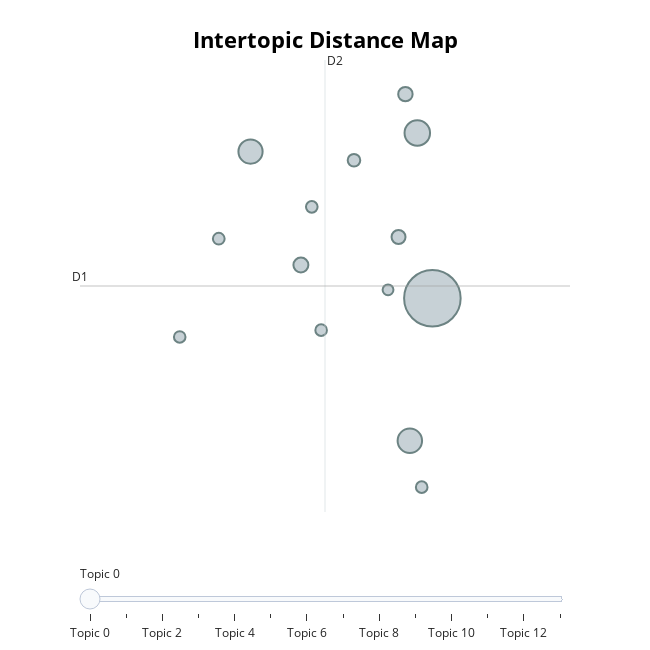

The cell this chart's notebook holds for it:
### Code cell
topic_model.visualize_topics()

### Figure 1 — Plotly figure (JSON) as saved in the notebook; plotly's stock layout.template omitted (floating-point values rounded to 4 significant figures)
{"data": [{"customdata": [[0, "bag | heart | set | decor | of", 1410], [1, "holder | candl | light | light holder | zinc", 287], [2, "necklac | ear | bracelet | drop | black", 264], [3, "set 10 | 10 | 10 card | card | tissu", 258], [4, "girl | dolli girl | dolli | mini | spaceboy", 99], [5, "mirror | magnet | mirror wall | wall | fridg", 92], [6, "vintag | tin vintag | tin | vintag red | biscuit tin", 86], [7, "cover | cushion | cushion cover | food cover | food", 70], [8, "frame | photo | photo frame | jewel | pictur frame", 61], [9, "sign | metal | metal sign | blue metal | french", 60], [10, "pencil | tube | colour pencil | slate | 12", 60], [11, "wrap | gift wrap | wrap wrap | gift | wrap vintag", 59], [12, "wall art | art | wall | bicycl | art wall", 59], [13, "jar | glass | storag jar | storag | jam", 52]], "hovertemplate": "<b>Topic %{customdata[0]}</b><br>%{customdata[1]}<br>Size: %{customdata[2]}", "legendgroup": "", "marker": {"color": "#B0BEC5", "line": {"color": "DarkSlateGrey", "width": 2}, "size": [1410, 287, 264, 258, 99, 92, 86, 70, 61, 60, 60, 59, 59, 52], "sizemode": "area", "sizeref": 0.8812, "symbol": "circle"}, "mode": "markers", "name": "", "orientation": "v", "showlegend": false, "type": "scatter", "x": [12.1, 11.9, 11.8, 9.698, 10.36, 11.74, 11.65, 11.06, 9.28, 11.96, 10.51, 8.765, 10.63, 11.51], "xaxis": "x", "y": [0.2562, 2.068, -1.305, 1.864, 0.6206, 2.493, 0.9278, 1.768, 0.9085, -1.814, 1.258, -0.1674, -0.0931, 0.3487], "yaxis": "y"}], "layout": {"annotations": [{"showarrow": false, "text": "D1", "x": 7.45, "y": 0.3907, "yshift": 10}, {"showarrow": false, "text": "D2", "x": 10.68, "xshift": 10, "y": 2.867}], "height": 650, "hoverlabel": {"bgcolor": "white", "font": {"family": "Rockwell", "size": 16}}, "legend": {"itemsizing": "constant", "tracegroupgap": 0}, "margin": {"t": 60}, "shapes": [{"line": {"color": "#CFD8DC", "width": 2}, "type": "line", "x0": 10.68, "x1": 10.68, "y0": -2.086, "y1": 2.867}, {"line": {"color": "#9E9E9E", "width": 2}, "type": "line", "x0": 7.45, "x1": 13.91, "y0": 0.3907, "y1": 0.3907}], "sliders": [{"active": 0, "pad": {"t": 50}, "steps": [{"args": [{"marker.color": [["red", "#B0BEC5", "#B0BEC5", "#B0BEC5", "#B0BEC5", "#B0BEC5", "#B0BEC5", "#B0BEC5", "#B0BEC5", "#B0BEC5", "#B0BEC5", "#B0BEC5", "#B0BEC5", "#B0BEC5"]]}], "label": "Topic 0", "method": "update"}, {"args": [{"marker.color": [["#B0BEC5", "red", "#B0BEC5", "#B0BEC5", "#B0BEC5", "#B0BEC5", "#B0BEC5", "#B0BEC5", "#B0BEC5", "#B0BEC5", "#B0BEC5", "#B0BEC5", "#B0BEC5", "#B0BEC5"]]}], "label": "Topic 1", "method": "update"}, {"args": [{"marker.color": [["#B0BEC5", "#B0BEC5", "red", "#B0BEC5", "#B0BEC5", "#B0BEC5", "#B0BEC5", "#B0BEC5", "#B0BEC5", "#B0BEC5", "#B0BEC5", "#B0BEC5", "#B0BEC5", "#B0BEC5"]]}], "label": "Topic 2", "method": "update"}, {"args": [{"marker.color": [["#B0BEC5", "#B0BEC5", "#B0BEC5", "red", "#B0BEC5", "#B0BEC5", "#B0BEC5", "#B0BEC5", "#B0BEC5", "#B0BEC5", "#B0BEC5", "#B0BEC5", "#B0BEC5", "#B0BEC5"]]}], "label": "Topic 3", "method": "update"}, {"args": [{"marker.color": [["#B0BEC5", "#B0BEC5", "#B0BEC5", "#B0BEC5", "red", "#B0BEC5", "#B0BEC5", "#B0BEC5", "#B0BEC5", "#B0BEC5", "#B0BEC5", "#B0BEC5", "#B0BEC5", "#B0BEC5"]]}], "label": "Topic 4", "method": "update"}, {"args": [{"marker.color": [["#B0BEC5", "#B0BEC5", "#B0BEC5", "#B0BEC5", "#B0BEC5", "red", "#B0BEC5", "#B0BEC5", "#B0BEC5", "#B0BEC5", "#B0BEC5", "#B0BEC5", "#B0BEC5", "#B0BEC5"]]}], "label": "Topic 5", "method": "update"}, {"args": [{"marker.color": [["#B0BEC5", "#B0BEC5", "#B0BEC5", "#B0BEC5", "#B0BEC5", "#B0BEC5", "red", "#B0BEC5", "#B0BEC5", "#B0BEC5", "#B0BEC5", "#B0BEC5", "#B0BEC5", "#B0BEC5"]]}], "label": "Topic 6", "method": "update"}, {"args": [{"marker.color": [["#B0BEC5", "#B0BEC5", "#B0BEC5", "#B0BEC5", "#B0BEC5", "#B0BEC5", "#B0BEC5", "red", "#B0BEC5", "#B0BEC5", "#B0BEC5", "#B0BEC5", "#B0BEC5", "#B0BEC5"]]}], "label": "Topic 7", "method": "update"}, {"args": [{"marker.color": [["#B0BEC5", "#B0BEC5", "#B0BEC5", "#B0BEC5", "#B0BEC5", "#B0BEC5", "#B0BEC5", "#B0BEC5", "red", "#B0BEC5", "#B0BEC5", "#B0BEC5", "#B0BEC5", "#B0BEC5"]]}], "label": "Topic 8", "method": "update"}, {"args": [{"marker.color": [["#B0BEC5", "#B0BEC5", "#B0BEC5", "#B0BEC5", "#B0BEC5", "#B0BEC5", "#B0BEC5", "#B0BEC5", "#B0BEC5", "red", "#B0BEC5", "#B0BEC5", "#B0BEC5", "#B0BEC5"]]}], "label": "Topic 9", "method": "update"}, {"args": [{"marker.color": [["#B0BEC5", "#B0BEC5", "#B0BEC5", "#B0BEC5", "#B0BEC5", "#B0BEC5", "#B0BEC5", "#B0BEC5", "#B0BEC5", "#B0BEC5", "red", "#B0BEC5", "#B0BEC5", "#B0BEC5"]]}], "label": "Topic 10", "method": "update"}, {"args": [{"marker.color": [["#B0BEC5", "#B0BEC5", "#B0BEC5", "#B0BEC5", "#B0BEC5", "#B0BEC5", "#B0BEC5", "#B0BEC5", "#B0BEC5", "#B0BEC5", "#B0BEC5", "red", "#B0BEC5", "#B0BEC5"]]}], "label": "Topic 11", "method": "update"}, {"args": [{"marker.color": [["#B0BEC5", "#B0BEC5", "#B0BEC5", "#B0BEC5", "#B0BEC5", "#B0BEC5", "#B0BEC5", "#B0BEC5", "#B0BEC5", "#B0BEC5", "#B0BEC5", "#B0BEC5", "red", "#B0BEC5"]]}], "label": "Topic 12", "method": "update"}, {"args": [{"marker.color": [["#B0BEC5", "#B0BEC5", "#B0BEC5", "#B0BEC5", "#B0BEC5", "#B0BEC5", "#B0BEC5", "#B0BEC5", "#B0BEC5", "#B0BEC5", "#B0BEC5", "#B0BEC5", "#B0BEC5", "red"]]}], "label": "Topic 13", "method": "update"}]}], "title": {"font": {"color": "Black", "size": 22}, "text": "<b>Intertopic Distance Map</b>", "x": 0.5, "xanchor": "center", "y": 0.95, "yanchor": "top"}, "width": 650, "xaxis": {"anchor": "y", "domain": [0, 1], "range": [7.45, 13.91], "title": {"text": ""}, "type": "linear", "visible": false}, "yaxis": {"anchor": "x", "domain": [0, 1], "range": [-2.086, 2.867], "title": {"text": ""}, "type": "linear", "visible": false}}}
